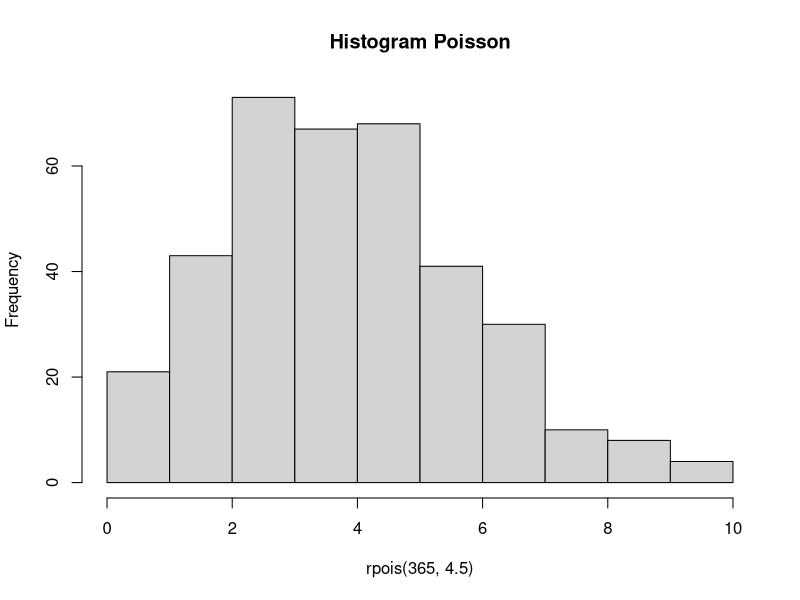

The R script that drew this image: (Note: this script raises an error after producing the figure.)
#A
dpois(6, 4.5)

#B
hist(rpois(365, 4.5), main = "Histogram Poisson")

#C
#Berdasarkan output yang diberikan, nilai simulasi perkiraaan mendekati nilai exact.

#D
mean = var = lambda
mean
var
